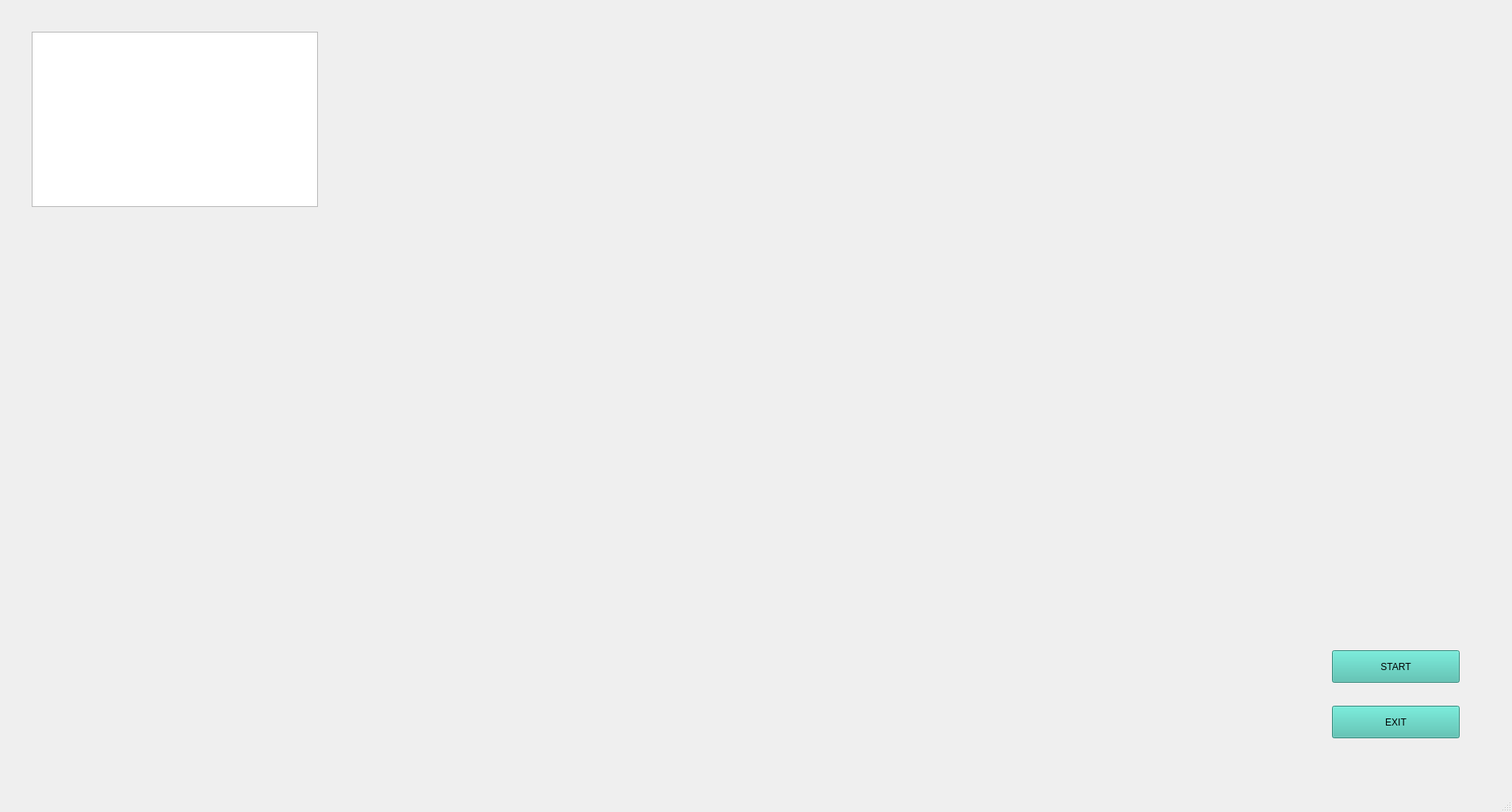
<?xml version="1.0" encoding="UTF-8"?>
<ui version="4.0">
 <class>JARVIS</class>
 <widget class="QMainWindow" name="JARVIS">
  <property name="geometry">
   <rect>
    <x>0</x>
    <y>0</y>
    <width>1907</width>
    <height>1024</height>
   </rect>
  </property>
  <property name="windowTitle">
   <string>MainWindow</string>
  </property>
  <widget class="QWidget" name="centralwidget">
   <widget class="QLabel" name="Main_GIF">
    <property name="geometry">
     <rect>
      <x>620</x>
      <y>60</y>
      <width>671</width>
      <height>641</height>
     </rect>
    </property>
    <property name="autoFillBackground">
     <bool>false</bool>
    </property>
    <property name="text">
     <string/>
    </property>
    <property name="pixmap">
     <pixmap>Artificial Intelligence Loop GIF by xponentialdesign - Find &amp; Share on GIPHY.gif</pixmap>
    </property>
    <property name="scaledContents">
     <bool>false</bool>
    </property>
    <property name="alignment">
     <set>Qt::AlignCenter</set>
    </property>
   </widget>
   <widget class="QLabel" name="BG">
    <property name="geometry">
     <rect>
      <x>-30</x>
      <y>-20</y>
      <width>1981</width>
      <height>1001</height>
     </rect>
    </property>
    <property name="text">
     <string/>
    </property>
    <property name="pixmap">
     <pixmap>JARVIS.png</pixmap>
    </property>
    <property name="scaledContents">
     <bool>true</bool>
    </property>
   </widget>
   <widget class="QLabel" name="Main_Logo">
    <property name="geometry">
     <rect>
      <x>780</x>
      <y>580</y>
      <width>311</width>
      <height>291</height>
     </rect>
    </property>
    <property name="autoFillBackground">
     <bool>false</bool>
    </property>
    <property name="text">
     <string/>
    </property>
    <property name="pixmap">
     <pixmap>../GUI/ExtraGui/EDIT.png</pixmap>
    </property>
    <property name="scaledContents">
     <bool>false</bool>
    </property>
   </widget>
   <widget class="QLabel" name="label_start">
    <property name="geometry">
     <rect>
      <x>1660</x>
      <y>790</y>
      <width>211</width>
      <height>91</height>
     </rect>
    </property>
    <property name="text">
     <string/>
    </property>
    <property name="pixmap">
     <pixmap>../GUI/Buttons/Start.png</pixmap>
    </property>
    <property name="scaledContents">
     <bool>true</bool>
    </property>
   </widget>
   <widget class="QLabel" name="label_exit">
    <property name="geometry">
     <rect>
      <x>1660</x>
      <y>870</y>
      <width>211</width>
      <height>81</height>
     </rect>
    </property>
    <property name="text">
     <string/>
    </property>
    <property name="pixmap">
     <pixmap>../GUI/Buttons/Quit.png</pixmap>
    </property>
    <property name="scaledContents">
     <bool>true</bool>
    </property>
   </widget>
   <widget class="QPushButton" name="pushButton_start">
    <property name="geometry">
     <rect>
      <x>1680</x>
      <y>820</y>
      <width>161</width>
      <height>41</height>
     </rect>
    </property>
    <property name="styleSheet">
     <string notr="true">background-color: rgb(69, 190, 172);
font: 8pt &quot;Stencil&quot;;
</string>
    </property>
    <property name="text">
     <string>START</string>
    </property>
   </widget>
   <widget class="QPushButton" name="pushButton_exit">
    <property name="geometry">
     <rect>
      <x>1680</x>
      <y>890</y>
      <width>161</width>
      <height>41</height>
     </rect>
    </property>
    <property name="styleSheet">
     <string notr="true">background-color: rgb(69, 190, 172);
font: 8pt &quot;Stencil&quot;;
</string>
    </property>
    <property name="text">
     <string>EXIT</string>
    </property>
   </widget>
   <widget class="QTextBrowser" name="TIME">
    <property name="geometry">
     <rect>
      <x>40</x>
      <y>40</y>
      <width>361</width>
      <height>221</height>
     </rect>
    </property>
   </widget>
   <zorder>BG</zorder>
   <zorder>Main_GIF</zorder>
   <zorder>Main_Logo</zorder>
   <zorder>label_start</zorder>
   <zorder>label_exit</zorder>
   <zorder>pushButton_start</zorder>
   <zorder>pushButton_exit</zorder>
   <zorder>TIME</zorder>
  </widget>
  <widget class="QMenuBar" name="menubar">
   <property name="enabled">
    <bool>true</bool>
   </property>
   <property name="geometry">
    <rect>
     <x>0</x>
     <y>0</y>
     <width>1907</width>
     <height>26</height>
    </rect>
   </property>
  </widget>
  <widget class="QStatusBar" name="statusbar">
   <property name="enabled">
    <bool>true</bool>
   </property>
  </widget>
 </widget>
 <resources>
  <include location="../GUI/Qmovie.qrc"/>
  <include location="C:/Users/smrif/.designer/backup/Qmovie.qrc"/>
 </resources>
 <connections/>
</ui>
